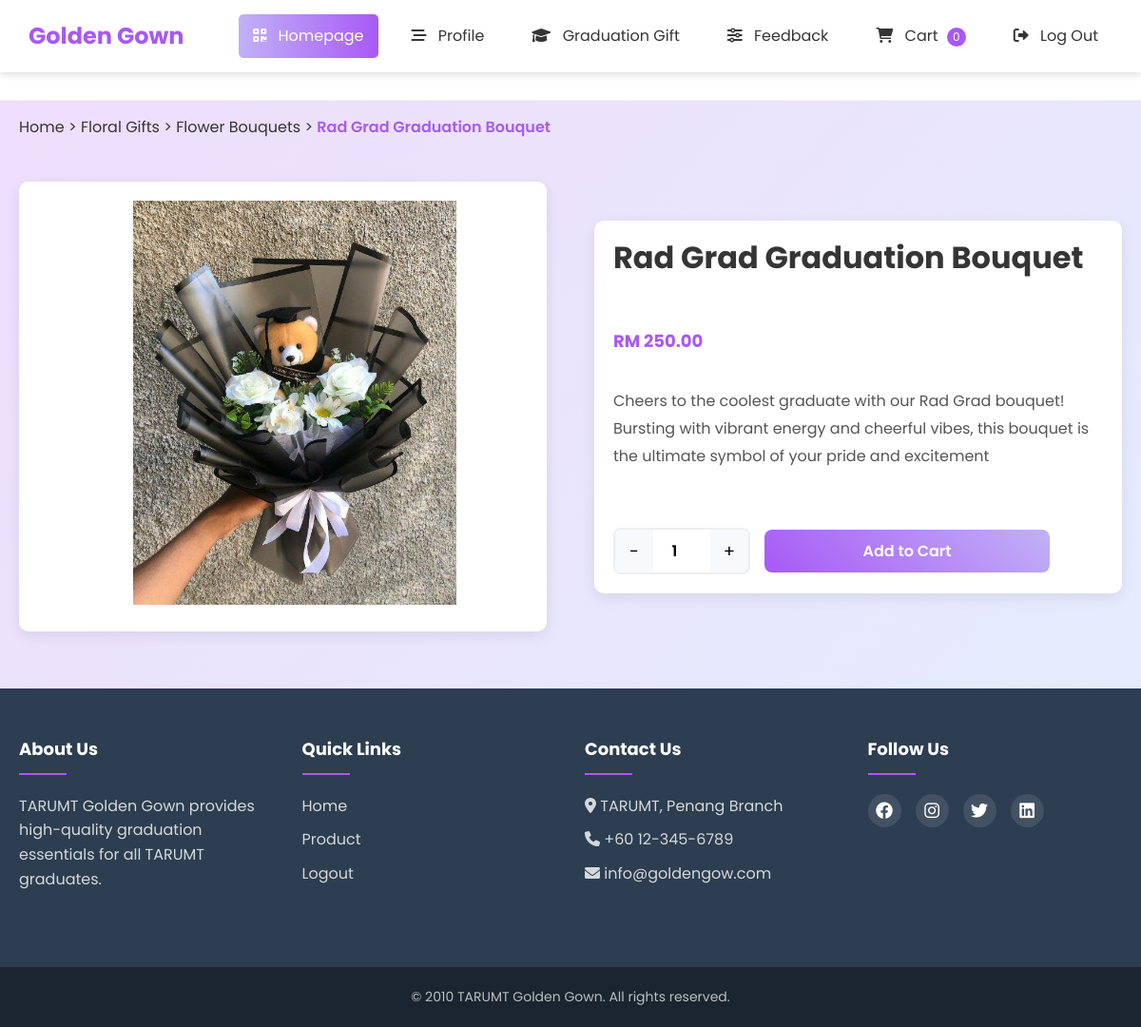
Screenshot of /customer_productDetail.php?id=P001 with the database file from the repository.
### tables this page shows
CREATE TABLE `products` (
  `productId` varchar(20) NOT NULL,
  `name` varchar(255) NOT NULL,
  `description` text,
  `price` decimal(10,2) NOT NULL,
  `categoryId` varchar(20) DEFAULT NULL,
  `subcategoryId` varchar(20) DEFAULT NULL,
  `stock` int NOT NULL DEFAULT '0',
  `image_url` varchar(255) DEFAULT NULL,
  `created_at` timestamp NULL DEFAULT CURRENT_TIMESTAMP
);

CREATE TABLE `categories` (
  `categoryId` varchar(20) NOT NULL,
  `name` varchar(100) NOT NULL
);

CREATE TABLE `subcategories` (
  `subcategoryId` varchar(20) NOT NULL,
  `categoryId` varchar(20) DEFAULT NULL,
  `name` varchar(100) NOT NULL
);

### customer_productDetail.php (the view, shortened to what this page needs)
<?php
$host = 'localhost';
$dbname = 'graduation_store';
$username = 'root';
$password = '';
try {
    $pdo = new PDO("mysql:host=$host;dbname=$dbname", $username, $password);
    $pdo->setAttribute(PDO::ATTR_ERRMODE, PDO::ERRMODE_EXCEPTION);
} catch(PDOException $e) {
    die("Connection failed: " . $e->getMessage());
}
$categoryQuery = "SELECT * FROM categories";
$categoryStmt = $pdo->query($categoryQuery);
$categories = $categoryStmt->fetchAll(PDO::FETCH_ASSOC);
$subcategoryQuery = "SELECT * FROM subcategories";
$subcategoryStmt = $pdo->query($subcategoryQuery);
$subcategories = $subcategoryStmt->fetchAll(PDO::FETCH_ASSOC);
$productId = $_GET['id'];
$productQuery = "SELECT * FROM products WHERE productId = :productId";
$productStmt = $pdo->prepare($productQuery);
$productStmt->execute(['productId' => $productId]);
$product = $productStmt->fetch(PDO::FETCH_ASSOC);
function getCategoryName($categoryId, $categories) {
    foreach ($categories as $category) {
        if ($category['categoryId'] == $categoryId) {
            return $category['name'];
        }
    }
    return "Unknown Category";
}
function getSubcategoryName($subcategoryId, $subcategories) {
    foreach ($subcategories as $subcategory) {
        if ($subcategory['subcategoryId'] == $subcategoryId) {
            return $subcategory['name'];
        }
    }
    return "Unknown Subcategory";
}
$categoryName = getCategoryName($product['categoryId'], $categories);
$subcategoryName = isset($product['subcategoryId']) ? getSubcategoryName($product['subcategoryId'], $subcategories) : "None";
?>
<!DOCTYPE html>
<html lang="en">
<head>
    <link rel="stylesheet" href="customer_product.css">
    <link rel="stylesheet" href="customer_productDetail.css">
    <link rel="stylesheet" href="https://cdnjs.cloudflare.com/ajax/libs/font-awesome/6.0.0/css/all.min.css">
</head>
<body>
<header class="main-header">
     <div class="logo">Golden Gown</div>
     <nav class="menu">
     <a href="Homepage.php" class="active"><i class="fas fa-qrcode"></i> Homepage</a>
       <a href="editCustomer.php?customerid=<?= $_SESSION['customerid'] ?>"><i class="fas fa-stream"></i> Profile</a>
       <a href="customer_product.php"><i class="fas fa-graduation-cap"></i> Graduation Gift </a>
       <a href="#feedback"><i class="fas fa-sliders-h"></i> Feedback</a>
       <a href="shopping_cart.php" class="cart-link"><i class="fas fa-shopping-cart"></i> Cart <span class="cart-quantity">0</span></a>
       <a href="logout.php"><i class="fas fa-sign-out-alt"></i> Log Out</a>
     </nav>
   </header>
    <nav class="main-nav">
        <ul class="nav-menu">
            <?php foreach($categories as $category): ?>
            <li class="nav-item">
                <a href="customer_product.php?category=<?php echo $category['categoryId']; ?>">
                </a>
            </li>
            <?php endforeach; ?>
        </ul>
    </nav>
    <div class="container">
        <div class="breadcrumb">
            <a href="customer_product.php">Home</a> &gt;
            <a href="customer_product.php?category=<?php echo $product['categoryId']; ?>"><?php echo htmlspecialchars($categoryName); ?></a> &gt;
            <?php if(isset($product['subcategoryId']) && $product['subcategoryId']): ?>
            <a href="customer_product.php?subcategory=<?php echo $product['subcategoryId']; ?>"><?php echo htmlspecialchars($subcategoryName); ?></a> &gt;
            <?php endif; ?>
            <span><?php echo htmlspecialchars($product['name']); ?></span>
        </div>
        <div class="product-detail">
            <div class="product-gallery">
                <div class="main-image">
                    <?php if(!empty($product['image_url'])): ?>
                    <img src="<?php echo htmlspecialchars($product['image_url']); ?>" alt="<?php echo htmlspecialchars($product['name']); ?>">
                    <?php else: ?>
                    <img src="img/placeholder.jpg" alt="Product Image">
                    <?php endif; ?>
                </div>
            </div>
            <div class="product-info-detail">
                <h1 class="product-title"><?php echo htmlspecialchars($product['name']); ?></h1>
                <div class="product-price">RM <?php echo number_format($product['price'], 2); ?></div>
                <div class="product-description">
                    <?php echo nl2br(htmlspecialchars($product['description'])); ?>
                </div>
                <div class="product-actions">
                    <div class="quantity-selector">
                        <button class="quantity-btn minus" type="button">-</button>
                        <input type="number" value="1" min="1" max="10" id="quantity" class="quantity-input">
                        <button class="quantity-btn plus" type="button">+</button>
                    </div>
                    <form action="add_to_cart.php" method="post" id="add-to-cart-form" style="display:inline;">
                        <button type="submit" class="add-to-cart-btn" data-product-id="<?php echo $product['productId']; ?>">Add to Cart</button>
                    </form>
                </div>
            </div>
        </div>
    </div>
    <footer class="main-footer">
        <div class="footer-content">
            <div class="footer-section">
                <h3>About Us</h3>
                <p>TARUMT Golden Gown provides high-quality graduation essentials for all TARUMT graduates.</p>
            </div>
            <div class="footer-section">
                <h3>Quick Links</h3>
                <ul>
                    <li><a href="Homepage.php">Home</a></li>
                    <li><a href="customer_product.php">Product</a></li>
                    <li><a href="logout.php">Logout</a></li>
                </ul>
            </div>
            <div class="footer-section">
                <h3>Contact Us</h3>
                <p><i class="fas fa-map-marker-alt"></i> TARUMT, Penang Branch </p>
                <p><i class="fas fa-phone"></i> +60 12-345-6789</p>
                <p><i class="fas fa-envelope"></i> info@goldengow.com</p>
            </div>
            <div class="footer-section">
                <h3>Follow Us</h3>
                <div class="social-icons">
                    <a href="#"><i class="fab fa-facebook"></i></a>
                    <a href="#"><i class="fab fa-instagram"></i></a>
                    <a href="#"><i class="fab fa-twitter"></i></a>
                    <a href="#"><i class="fab fa-linkedin"></i></a>
                </div>
            </div>
        </div>
        <div class="footer-bottom">
            <p>&copy; 2010 TARUMT Golden Gown. All rights reserved.</p>
        </div>
    </footer>
</body>
</html>

### customer_product.css (style rules this page uses)
:root { --primary-color: #4A90E2; --secondary-color: #2C3E50; --accent-color: #E74C3C; --text-color: #2C3E50; --light-gray: #f8f9fa; --box-shadow: 0 2px 15px rgba(0,0,0,0.1); }
* { margin: 0; padding: 0; box-sizing: border-box; font-family: 'Poppins', sans-serif; }
body { background-color: #fff; color: var(--text-color); line-height: 1.6; }
.main-header { padding: 25px 50px; background: white; box-shadow: var(--box-shadow); display: flex; justify-content: space-between; align-items: center; }
.main-nav { background-color: white; padding: 0 50px; border-bottom: 1px solid rgba(0,0,0,0.05); display: flex; justify-content: center; }
.nav-menu { list-style: none; display: flex; gap: 40px; margin: 0; padding: 0; max-width: 1200px; width: 100%; justify-content: center; }
.nav-item { position: relative; padding: 15px 0; }
.nav-item a { text-decoration: none; color: var(--text-color); padding: 15px 10px; display: flex; align-items: center; gap: 5px; font-weight: 600; text-transform: uppercase; font-size: 14px; letter-spacing: 0.5px; transition: all 0.3s; }
.nav-item > a:after { content: ''; display: block; width: 0; height: 2px; background: var(--primary-color); transition: width 0.3s; position: absolute; bottom: 0; left: 50%; transform: translateX(-50%); }
.container { max-width: 1200px; margin: 0 auto; padding: 20px; }
.product-title { font-size: 16px; margin-bottom: 10px; color: var(--text-color); height: 48px; overflow: hidden; display: -webkit-box; -webkit-line-clamp: 2; -webkit-box-orient: vertical; }
.product-price { font-size: 18px; color: var(--primary-color); font-weight: bold; margin-bottom: 15px; }
.product-actions { display: flex; gap: 10px; align-items: center; }
.add-to-cart-btn { flex: 1; padding: 10px; background: var(--primary-color); color: white; border: none; border-radius: 4px; cursor: pointer; transition: background-color 0.3s; }
.main-footer { background: var(--secondary-color); color: white; padding: 50px 0 0; margin-top: 50px; }
.footer-content { max-width: 1200px; margin: 0 auto; display: grid; grid-template-columns: repeat(auto-fit, minmax(250px, 1fr)); gap: 30px; padding: 0 20px; }
.footer-section { margin-bottom: 30px; }
.footer-section h3 { margin-bottom: 20px; font-size: 18px; }
.footer-section ul { list-style: none; }
.footer-section ul li { margin-bottom: 10px; }
.footer-section a { color: white; text-decoration: none; transition: opacity 0.3s; }
.social-icons { display: flex; gap: 15px; }
.social-icons a { width: 35px; height: 35px; background: rgba(255,255,255,0.1); display: flex; align-items: center; justify-content: center; border-radius: 50%; transition: all 0.3s; }
.footer-bottom { background: rgba(0,0,0,0.2); text-align: center; padding: 20px; margin-top: 30px; }

### rows the page displays
products: categoryId.name "Floral Gifts", subcategoryId.name "Flower Bouquets", name "Rad Grad Graduation Bouquet", price "250.00", description "Cheers to the coolest graduate with our Rad Grad bouquet! Bursting with vibrant energy and cheerful vibes, this bouquet is the ultimate symbol of your pride and excitement"
